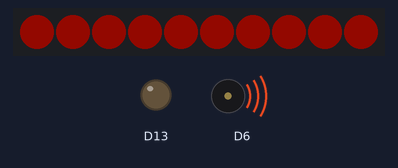
This sketch was run on a simulated Adafruit Circuit Playground Express. Shown: 10 RGB LEDs in strip order, left to right, output pins drawn as LEDs (lit = HIGH), buzzer (waves = sounding). Dim RGB values are drawn brighter than linear; random numbers use the default seed unless the sketch sets one; what the sketch prints to the serial monitor is not drawn.

Above: at 20.36 s.
At 30.54 s:
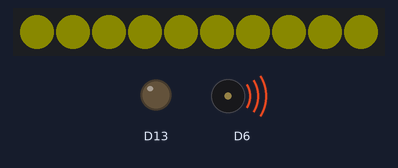
Timing chart, 0 to 40.0 s (numbered marks = the images above):
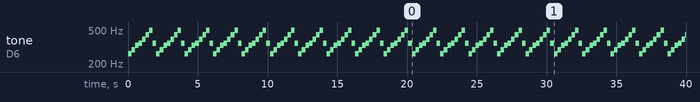

Measured:
- by itself, tone on D6: repeats every 2.0 s: 294 Hz 0.25 s, 330 Hz 0.25 s, 349 Hz 0.25 s, 392 Hz 0.25 s, 440 Hz 0.25 s, 494 Hz 0.25 s, 349 Hz 0.25 s, 262 Hz 0.25 s

The sketch:

Piano.ino
```cpp
#include <Adafruit_CircuitPlayground.h>
#include <Wire.h>
#include <SPI.h>

void setup() {
  // put your setup code here, to run once:
  Serial.begin(9600);
  Serial.println("Circuit Playground test!");

  CircuitPlayground.begin();

}

void lights(int color){
  CircuitPlayground.setPixelColor(0, CircuitPlayground.colorWheel(color));
  CircuitPlayground.setPixelColor(1, CircuitPlayground.colorWheel(color));
  CircuitPlayground.setPixelColor(2, CircuitPlayground.colorWheel(color));
  CircuitPlayground.setPixelColor(3, CircuitPlayground.colorWheel(color));
  CircuitPlayground.setPixelColor(4, CircuitPlayground.colorWheel(color));
  CircuitPlayground.setPixelColor(5, CircuitPlayground.colorWheel(color));
  CircuitPlayground.setPixelColor(6, CircuitPlayground.colorWheel(color));
  CircuitPlayground.setPixelColor(7, CircuitPlayground.colorWheel(color));
  CircuitPlayground.setPixelColor(8, CircuitPlayground.colorWheel(color));
  CircuitPlayground.setPixelColor(9, CircuitPlayground.colorWheel(color));
}

void loop() {
  // put your main code here, to run repeatedly:
  //CircuitPlayground.clearPixels();

  if(CircuitPlayground.readCap(1) > 100)
  {
    CircuitPlayground.clearPixels();
    CircuitPlayground.playTone(262, 250);
    lights(random(256));
  }
  if(CircuitPlayground.readCap(0) > 100)
  {
    CircuitPlayground.clearPixels();
    CircuitPlayground.playTone(294, 250);
    lights(random(256));
  }
  if(CircuitPlayground.readCap(2) > 100)
  {
    CircuitPlayground.clearPixels();
    CircuitPlayground.playTone(330, 250);
    lights(random(256));
  }

  if(CircuitPlayground.readCap(3) > 100)
  {
    CircuitPlayground.clearPixels();
    CircuitPlayground.playTone(349, 250);
    lights(random(256));
  }

  if(CircuitPlayground.readCap(10) > 100)
  {
    CircuitPlayground.clearPixels();
    CircuitPlayground.playTone(392, 250);
    lights(random(256));
  }

  if(CircuitPlayground.readCap(9) > 100)
  {
    CircuitPlayground.clearPixels();
    CircuitPlayground.playTone(440, 250);
    lights(random(256));
  }

  if(CircuitPlayground.readCap(6) > 100)
  {
    CircuitPlayground.clearPixels();
    CircuitPlayground.playTone(494, 250);
    lights(random(256));
  }

  if(CircuitPlayground.readCap(12) > 100)
  {
    CircuitPlayground.clearPixels();
    CircuitPlayground.playTone(349, 250);
    lights(random(256));
  }

}
```
